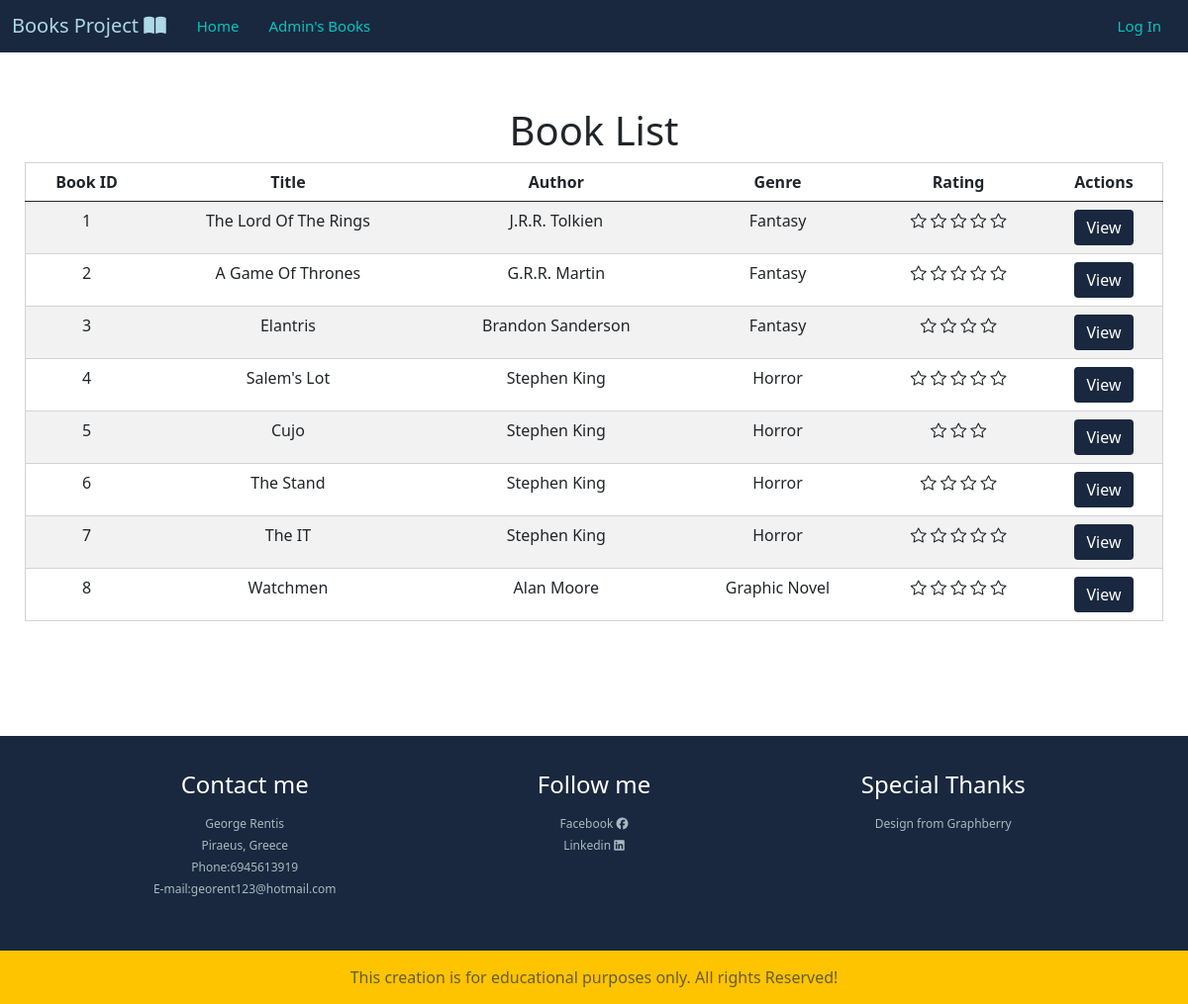
/books, run on the app's committed database.
### models.py (models this page shows, shortened)
class Book(db.Model):
    id = db.Column(db.Integer, primary_key = True)
    title = db.Column(db.String(40),index=True,unique=True)
    author = db.Column(db.String(40),index=True,unique = False)
    rating = db.Column(db.Integer, index = True,unique = False)
    genre = db.Column(db.Integer, index= True, unique = False)
    review = db.Column(db.String(120), index=True, unique= False)
    username = db.Column(db.String(120), index = True, unique=False)

### routes.py (the view)
@app.route('/books',methods=["GET","POST"])
def books():
    books = Book.query.filter(Book.username=="Georent").all()
    return render_template('books.html',book_list = books)

### templates/books.html (shortened to what this page needs)
{% extends 'base.html' %}
{% block content %}
  <div class="book-list ">
    <div class="book-list-header">
      <h1 class="book-list-title">Book List</h1>
    </div>
      <table class="table table-striped">
          <thead>
            <tr>
              <th scope="id">Book ID</th>
              <th scope="col">Title</th>
              <th scope="col">Author</th>
              <th scope="col">Genre</th>
              <th scope="col">Rating</th>
              <th scope="col">Actions</th>
            </tr>
          </thead>
          <tbody>
              {% for book in book_list %}
            <tr>
              <td>{{book.id}}</td>
              <td>{{book.title}}</td>
              <td>{{book.author}}</td>
              <td>{{book.genre}}</td>
              <td>
                {% for rating in range(0,book.rating) %}
                    <i class="bi bi-star"></i>
                {% endfor %}
              </td>
              <td>
                <a class="btn btn-primary book-button" href={{url_for('book',book_id = book.id)}}>View</a>
              </td>
            </tr>
            {% endfor %}
          </tbody>
        </table>
  </div>
{% endblock %}

### templates/base.html (shortened to what this page needs)
<html lang="en">
<head>
    <link href="https://cdn.jsdelivr.net/npm/bootstrap@5.0.0-beta1/dist/css/bootstrap.min.css" rel="stylesheet">
    <link rel="stylesheet" type="text/css" href="{{ url_for('static', filename='styles.css')}}"/>
    <link rel="stylesheet" href="https://cdn.jsdelivr.net/npm/bootstrap-icons@1.3.0/font/bootstrap-icons.css">
</head>
<body>
    {% extends 'nav_bar.html' %}

### templates/nav_bar.html (shortened to what this page needs)
<nav class="navbar navbar-expand-lg navbar-light" id="my_nav">
  <div class="container-fluid">
      <a class="navbar-brand" href="{{url_for('index')}}" id="brand">Books Project <i class="fas fa-book-open"></i>
      </a>
      <div class="collapse navbar-collapse" id="navbarSupportedContent">
        <ul class="navbar-nav ml-auto">
          <li><a class="nav-link active" href="{{url_for('index')}}" id="item">Home</a></li>
          <li> <a class="nav-link" href="{{url_for('books')}}" id="item">Admin's Books</a></li>
        </ul>
      </div>
      <div class ="collapse navbar-collapse justify-content-end" id="navbarSupportedContent">
        <ul class="navbar-nav ml-auto">
          {% if current_user.is_authenticated %}
            <li>  <a class="nav-link " href="{{url_for('logout')}}" id="item">{{current_user.email}} - Log out</a></li>
          {% else %}
            <li> <a class="nav-link" href="{{url_for('login')}}" id="item">Log In</a></li>
          {% endif %}
        </ul>
      </div>
    </div>
  </nav>
  {% block content %}
  {% endblock %}
  <div class="info container-fluid">
    <div class="row info-row">
        <div class = "col-sm-4 finfo">
            <h4>Contact me</h4>
            <ul>
                <li>George Rentis</li>
                <li>Piraeus, Greece</li>
                <li>Phone:6945613919</li>
                <li>E-mail:georent123@hotmail.com</li>
            </ul>
        </div>
        <div class = "col-sm-4 finfo">
            <h4>Follow me</h4>
            <ul>
                <li><a href="https://www.facebook.com/george.rent.102/"> Facebook  <i class="fab fa-facebook"></i></a></li>
                <li><a href="https://gr.linkedin.com/in/george-rentis-143bb2114"> Linkedin  <i class="fab fa-linkedin"></i></a></li>
            </ul>
        </div>
        <div class = "col-sm-4 finfo">
            <h4>Special Thanks</h4>
            <ul>
                <li>Design from <a href="https://www.graphberry.com/"> Graphberry </a></li>
            </ul>
        </div>
    </div>
</div>
<div class="footer container-fluid">
    <span>This creation is for educational purposes only. All rights Reserved!</span>
</div>

### static/styles.css (style rules this page uses)
.row { margin-top: 75px; }
.footer { background-color: #ffc400; text-align: center; color:#665d2b; padding:15px; }
.info { background-color: #19283f; color:#a8b9c0; }
.finfo { padding-top: 35px; padding-bottom: 35px; text-align: center; }
.info ul li { display:inherit; font-size:12px; line-height: 22px; list-style: none; }
.info ul { padding:0; }
.info a { color:#a8b9c0; text-decoration: none; }
.info h4 { margin-bottom:15px; color:#FFFF; }
.info-row { margin-left: 5%; margin-right: 5%; }
#my_nav { background-color:#19283f; padding: 0; }
#item { color:#00c7c0; font-size: 15px; padding:15px; }
#brand { color:#ADD8E6 }
.book-list { text-align:center; margin-top:30px; padding: 25px; margin-bottom: 30px; }
.table { background:#FFFF; border: 1px solid lightgray; }
th,td { text-align:center }
.book-button { background-color: #19283f; border:0px; }
.book-list-header { display:inline-block; }
.book-list-title { display:inline-block; }

### data on the page
Book: id "1", title "The Lord Of The Rings", author "J.R.R. Tolkien", genre "Fantasy", rating 5 (drawn)
Book: id "2", title "A Game Of Thrones", author "G.R.R. Martin", genre "Fantasy", rating 5 (drawn)
Book: id "3", title "Elantris", author "Brandon Sanderson", genre "Fantasy", rating 4 (drawn)
Book: id "4", title "Salem's Lot", author "Stephen King", genre "Horror", rating 5 (drawn)
Book: id "5", title "Cujo", author "Stephen King", genre "Horror", rating 3 (drawn)
Book: id "6", title "The Stand", author "Stephen King", genre "Horror", rating 4 (drawn)
Book: id "7", title "The IT", author "Stephen King", genre "Horror", rating 5 (drawn)
Book: id "8", title "Watchmen", author "Alan Moore", genre "Graphic Novel", rating 5 (drawn)
